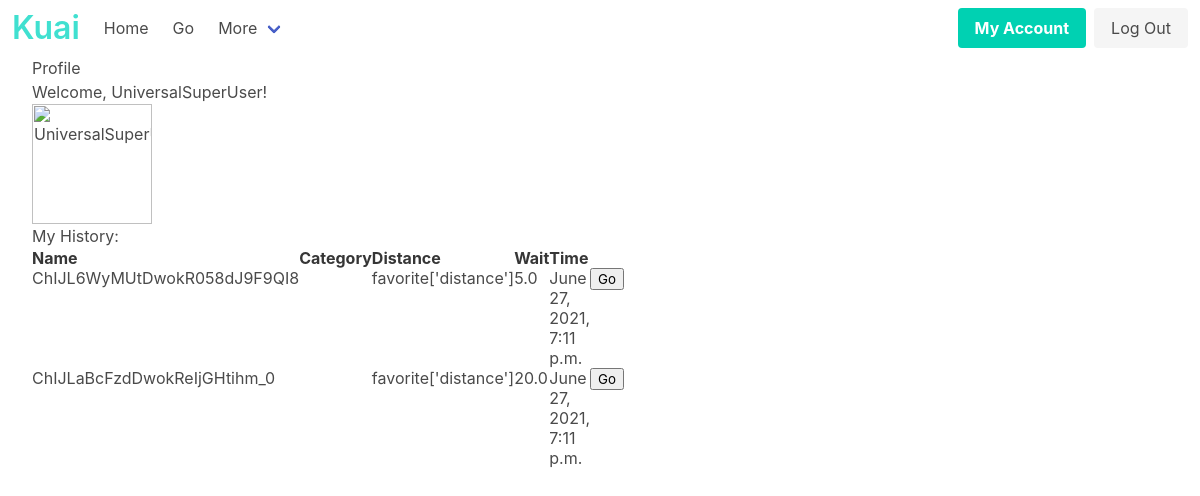
Page /profile (signed in) on the earlier database version.
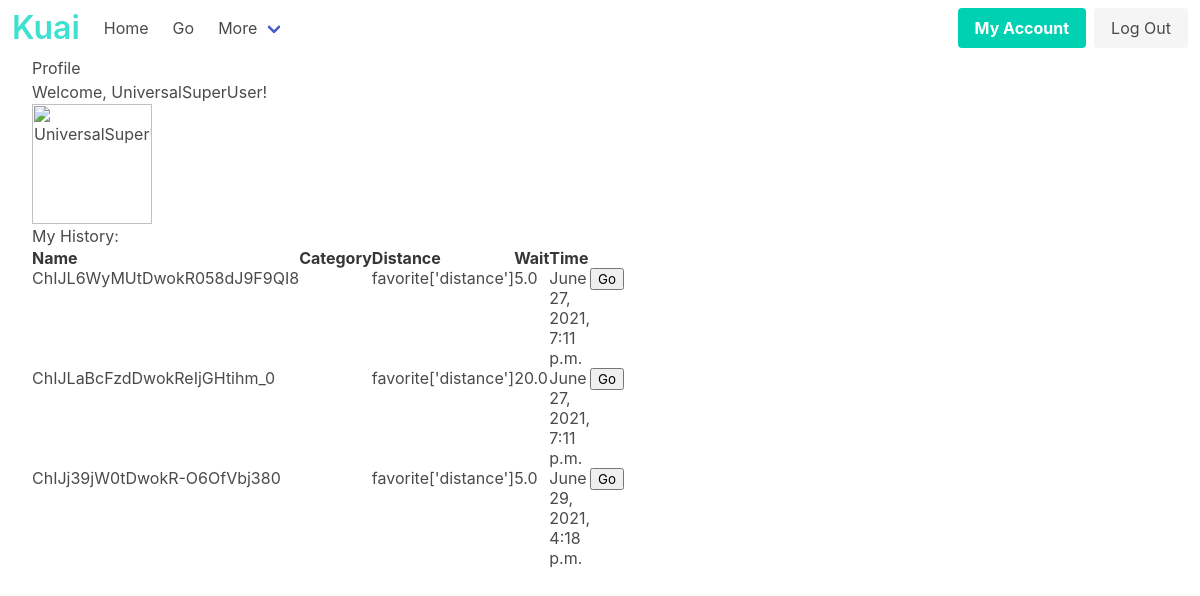
Same page on the later database version.
### Landing/models.py (models this page shows, shortened)
class waitData(models.Model):
    wait_time = models.FloatField(validators = [MinValueValidator(0)], null = False, blank = False)
    business = models.ForeignKey("Business", on_delete=models.CASCADE, related_name="review", null=True, blank=True)
    start_time = models.DateTimeField(default= django.utils.timezone.now, null= False, blank = False,)
    expiration_time = models.DateTimeField(default = getExperationTime, null = False, blank = False,)
    author = models.ForeignKey("Profile", related_name='all_time_updates', on_delete=CASCADE)
    REQUIRED_FIELDS = ['wait_time', 'author', 'business', 'expiration_time']

class Business(models.Model):
    lat = models.FloatField(blank = False, null = True)
    lon = models.FloatField(blank = False, null = True)
    verified = models.BooleanField(null = False, blank = False, default = False)
    expiration_time = models.DateTimeField(default=get_biz_expiration, null = False, blank = False)
    placeID = models.TextField(null = False, blank=False, unique = True, default = False)
    REQUIRED_FIELDS = ['lat', 'lon', 'verified', 'placeID', "expiration_time"]
    def get_short_name(self):
        return self.placeID
    objects = Business_Manager()

### Landing/views.py (the view)
# urls.py: path("profile", views.profile, name="profile"),
@login_required(login_url='/accounts/login/')
def profile(request):
    current_user = request.user
    print(current_user.id)
    for attr, value in vars(current_user).items():
        print("Attribute: " + str(attr or ""))
        print("Value: " + str(value or ""))
        print(current_user.profile.birth_date)
    print(current_user._wrapped.username)
    return render(request, "Landing/profile.html")

### Landing/models.py (called while the page is built, shortened)
    def to_python(self, value):
        class SubList(list):
            def __init__(self, token, *args):
                self.token = token
                super().__init__(*args)
        if isinstance(value, list):
            return value
        if value is None:
            return SubList(self.token)
        return SubList(self.token, value.split(self.token))

    def from_db_value(self, value, expression, connection):
        return self.to_python(value)

    def __str__(self):
        return self.username

### Landing/templates/Landing/profile.html (shortened to what this page needs)
{% load socialaccount %}
<html>
  <head>
    {% load static %}
    <link rel="stylesheet" type="text/css" href="{% static 'Landing/css/profile.css' %}">
  </head>
  {% block content %}
  {% include 'Landing/navbar.html' %}
<div id="profile">
  <h1>Profile</h1>
  {% if user.is_authenticated %}
  <p>Welcome, {{ user.username }}!</p>
  <img class="is-rounded" src="../../bios/Landing/pfps/UniversalSuperUser" alt="UniversalSuperUser" width="120" height="90">
<div id="maincontent">
  <div>
  <h1>My History: </h1>
  <table class="sortable">
  <thead class="thead">
    <tr class="tr">
        <th class="th">Name</th>
        <th class="th">Category</th>
        <th class="th">Distance</th>
        <th class="th">Wait</th>
        <th class="th">Time</th>
    </tr>
  </thead>
{% for i in user.profile.all_time_updates.all %}
  <tr class="tr">
    <td class="td">{{i.business.get_short_name}}</td>
    <td class="td"> </td>
    <td class="td"> favorite['distance'] </td>
    <td class="td">{{i.wait_time}}</td>
    <td class="td">{{i.start_time}}</td>
    <td class="sorttable_nosort"><button class="HistoryButtons">Go</button></td>
  </tr>
{% endfor%}
  </table>
</div>
<div id="map"></div>
{% else %}
<p>Welcome, friend!</p>
{% endif %}
</div>
  {% endblock %}
  </div>
</html>

Differences in the rows shown:
added waitData: business.get_short_name "ChIJj39jW0tDwokR-O6OfVbj380", wait_time "5.0", start_time "June 29, 2021, 4:18 p.m."
